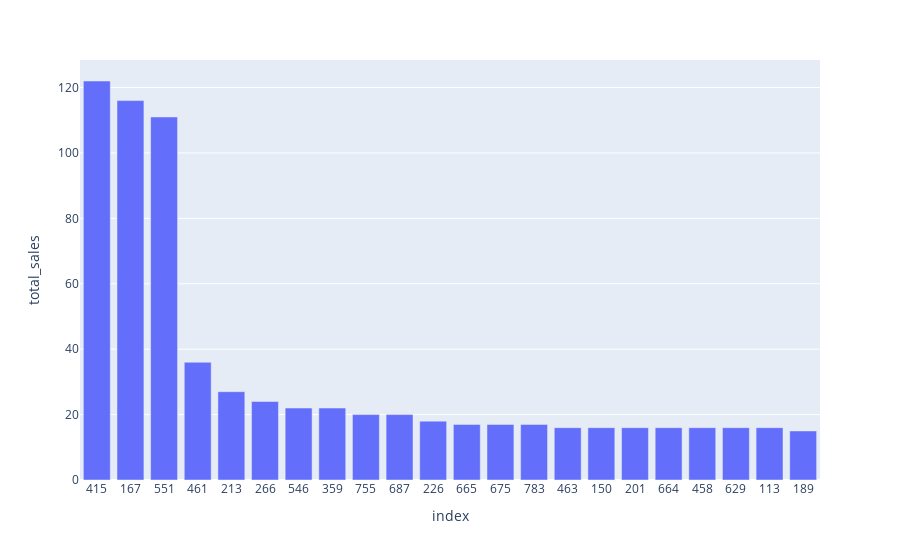

Notebook source saved alongside this figure:
### Markdown cell above
<div style="border: 1px solid RGB(51,165,182);" >
<h3 style="margin: auto; padding: 20px; color: RGB(51,165,182); ">Etape 5.2 - Analyse des ventes en Quantités</h3>
</div>

### Code cell
#####################################
# Palmares des articles en quantité #
#####################################

#Effectuer le tri dans l'ordre décroissant de quantités vendues du dataset df_merge
df_merge = df_merge.sort_values('total_sales', ascending=False)
#Réinitialiser l'index du dataset par un reset_index
df_merge.reset_index()
#Afficher les 20 premier articles en quantité
print(df_merge.sort_values('total_sales', ascending=False).iloc[0:2+20][['product_id','total_sales']])
#Graphique en barre des 20 premiers articles avec plotly express
stock_quantity = df_merge.sort_values('total_sales', ascending=False).iloc[0:2+20][['product_id','total_sales']]
fig = px.bar(stock_quantity, y='total_sales')
fig.update_xaxes(type='category')
fig.show()

### Figure 1 — Plotly figure (JSON) as saved in the notebook; plotly's stock layout.template omitted (floating-point values rounded to 4 significant figures)
{"data": [{"alignmentgroup": "True", "hovertemplate": "index=%{x}<br>total_sales=%{y}<extra></extra>", "legendgroup": "", "marker": {"color": "#636efa", "pattern": {"shape": ""}}, "name": "", "offsetgroup": "", "orientation": "v", "showlegend": false, "textposition": "auto", "type": "bar", "x": [415, 167, 551, 461, 213, 266, 546, 359, 755, 687, 226, 665, 675, 783, 463, 150, 201, 664, 458, 629, 113, 189], "xaxis": "x", "y": [122, 116, 111, 36, 27, 24, 22, 22, 20, 20, 18, 17, 17, 17, 16, 16, 16, 16, 16, 16, 16, 15], "yaxis": "y"}], "layout": {"autosize": true, "barmode": "relative", "legend": {"tracegroupgap": 0}, "margin": {"t": 60}, "xaxis": {"anchor": "y", "autorange": true, "domain": [0, 1], "range": [-0.5, 21.5], "title": {"text": "index"}, "type": "category"}, "yaxis": {"anchor": "x", "autorange": true, "domain": [0, 1], "range": [0, 128.4], "title": {"text": "total_sales"}, "type": "linear"}}}
